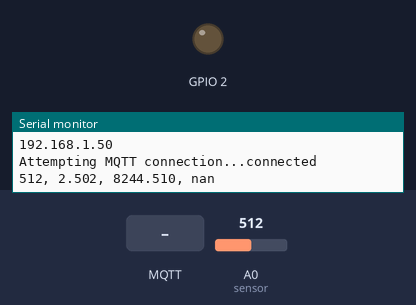
A sketch run on a simulated ESP8266 (Wemos D1 mini). Shown: output pins drawn as LEDs (lit = HIGH), the last lines printed to the serial monitor. The inputs (shaded band) are chosen by the test bench; at power-on: A0 (sensor) = 512. WiFi joins after 1.5 s; servers stay silent unless stated; random numbers use the default seed unless the sketch sets one; EEPROM starts erased; no MQTT or app messages arrive unless stated.

Above: at 2.7 s.
2.8 s: MQTT message "0" arrives on the first subscribed topic
At 3.5 s:
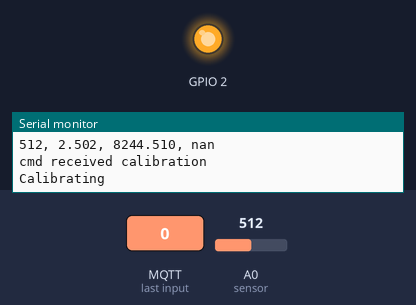
Timing chart, 0 to 5.8 s (numbered marks = the images above; inputs shaded):
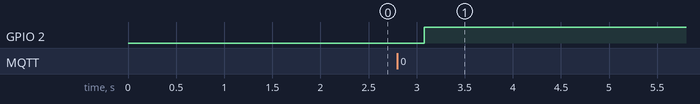

The sketch:

turbidity_wemos.ino
```cpp
#include <EEPROM.h>  // to store last calibration value (blanco, Vclear)
#include <Wire.h>    // for LCD display (with I2S interphase)
#include <ESP8266WiFi.h>
#include <PubSubClient.h>

const char* ssid = "TP-JAVI";
const char* password = "xavier1234";
const char* mqtt_server = "192.168.0.250";
const char* TOPIC = "Tanque1/canal/turbidity/sensor1";
WiFiClient espClient;
PubSubClient client(espClient);
//messages
#define MSG_BUFFER_SIZE (50)
char msg[MSG_BUFFER_SIZE];


int sensor = 0;  // variable for averaging
int n = 100;     // number of samples to average
int sensorValue = 0;
float voltage = 0.00;
float turbidity = 0.00;
float Vclear = 2.85;  // Output voltage to calibrate (with clear water).
float ntu;

int pushcalib = 1;  // variable for pin D2 status.
bool once = true;   // only calibrate once on
void reconnect();
void setup_wifi();
void callback(char* topic, byte* payload, unsigned int length);

void setup() {
  pinMode(BUILTIN_LED, OUTPUT);  // Initialize the BUILTIN_LED pin as an output
  pinMode(A0, INPUT);
  Serial.begin(115200);
  //Serial display
  Serial.println("turbidity sensor");
  //EEPROM.begin(512);
  EEPROM.get(0, Vclear);  // recovers the last Vclear calibration value stored in ROM.

  setup_wifi();
  client.setServer(mqtt_server, 1883);
  client.setCallback(callback);

  //delay(3000);  // Pause for 3 seg
}

void loop() {
  EEPROM.get(0, Vclear);  // recovers the last Vclear calibration value stored in ROM.
  if (!client.connected()) {
    reconnect();
  }
  client.loop();

  if (pushcalib == HIGH) {
    // If the push button is not pushed, do the normal sensing routine:
    for (int i = 0; i < n; i++) {
      sensor += analogRead(A0);  // read the input on analog pin 1 (turbidity sensor analog output)
      delay(10);
    }
    sensorValue = sensor / n;                    // average the n values
    voltage = sensorValue * (5.000 / 1023.000);  // Convert analog (0-1023) to voltage (0 - 5V)
    if (voltage < 2.5) {
      ntu = 3000;
    } else {
      ntu = -1120.4 * sqrt(voltage) + 5742.3 * voltage - 4352.9;
    }

    turbidity = 100.00 - (voltage / Vclear) * 100.00;  // as relative percentage; 0% = clear water;


    // Serial display
    Serial.print(sensorValue);
    Serial.print(", ");
    Serial.print(voltage, 3);
    Serial.print(", ");
    Serial.print(ntu, 3);
    Serial.print(", ");
    Serial.println(Vclear, 3);
    snprintf(msg, MSG_BUFFER_SIZE, "%.2f", ntu);
    client.publish(TOPIC, msg);
    sensor = 0;  // resets for averaging

  } else {
    Serial.println("Calibrating");
    for (int i = 0; i < n; i++) {
      sensor += analogRead(A0);  // read the input on analog pin 1:
      delay(10);
    }
    sensorValue = sensor / n;
    Vclear = sensorValue * (5.000 / 1023.000);  // Converts analog (0-1023) to voltage (0-5V):
    sensor = 0;
    EEPROM.put(0, Vclear);  // stores Vclear in ROM
    EEPROM.end();
    pushcalib = 1;
  }

  delay(500);  // Pause for 1 seconds. // sampling rate
}


void setup_wifi() {

  delay(10);
  // We start by connecting to a WiFi network
  Serial.println();
  Serial.print("Connecting to ");
  Serial.println(ssid);

  WiFi.mode(WIFI_STA);
  WiFi.begin(ssid, password);

  while (WiFi.status() != WL_CONNECTED) {
    delay(500);
    Serial.print(".");
  }

  randomSeed(micros());

  Serial.println("");
  Serial.println("WiFi connected");
  Serial.println("IP address: ");
  Serial.println(WiFi.localIP());
}

void callback(char* topic, byte* payload, unsigned int length) {

  if (strcmp(TOPIC, topic) == 0) {

    if ((char)payload[0] == '0' && once) {
      Serial.println("cmd received calibration");
      digitalWrite(BUILTIN_LED, !digitalRead(BUILTIN_LED));
      pushcalib = 0;
      once = false;
    }
  }
}

void reconnect() {
  // Loop until we're reconnected
  while (!client.connected()) {
    Serial.print("Attempting MQTT connection...");
    // Create a random client ID
    String clientId = "ESP8266Client-";
    clientId += String(random(0xffff), HEX);
    // Attempt to connect
    if (client.connect(clientId.c_str())) {
      Serial.println("connected");
      // Once connected, publish an announcement...
      client.publish(TOPIC, "Turbidity Sensor");
      // ... and resubscribe
      client.subscribe(TOPIC);
    } else {
      Serial.print("failed, rc=");
      Serial.print(client.state());
      Serial.println(" try again in 5 seconds");
      // Wait 5 seconds before retrying
      delay(5000);
    }
  }
}
```

Measured:
- after the input at 2.8 s, GPIO 2: LOW → HIGH after 0.28 s
